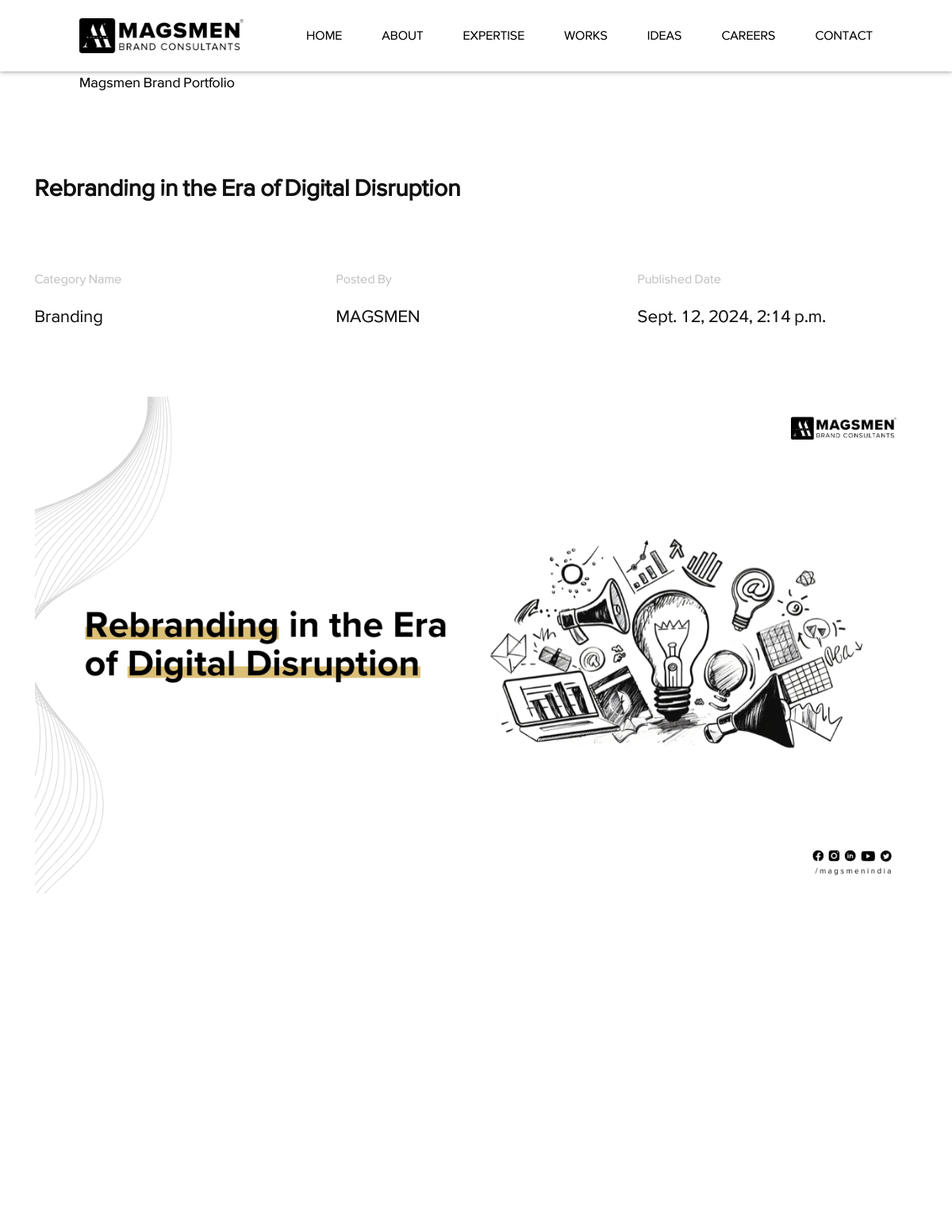
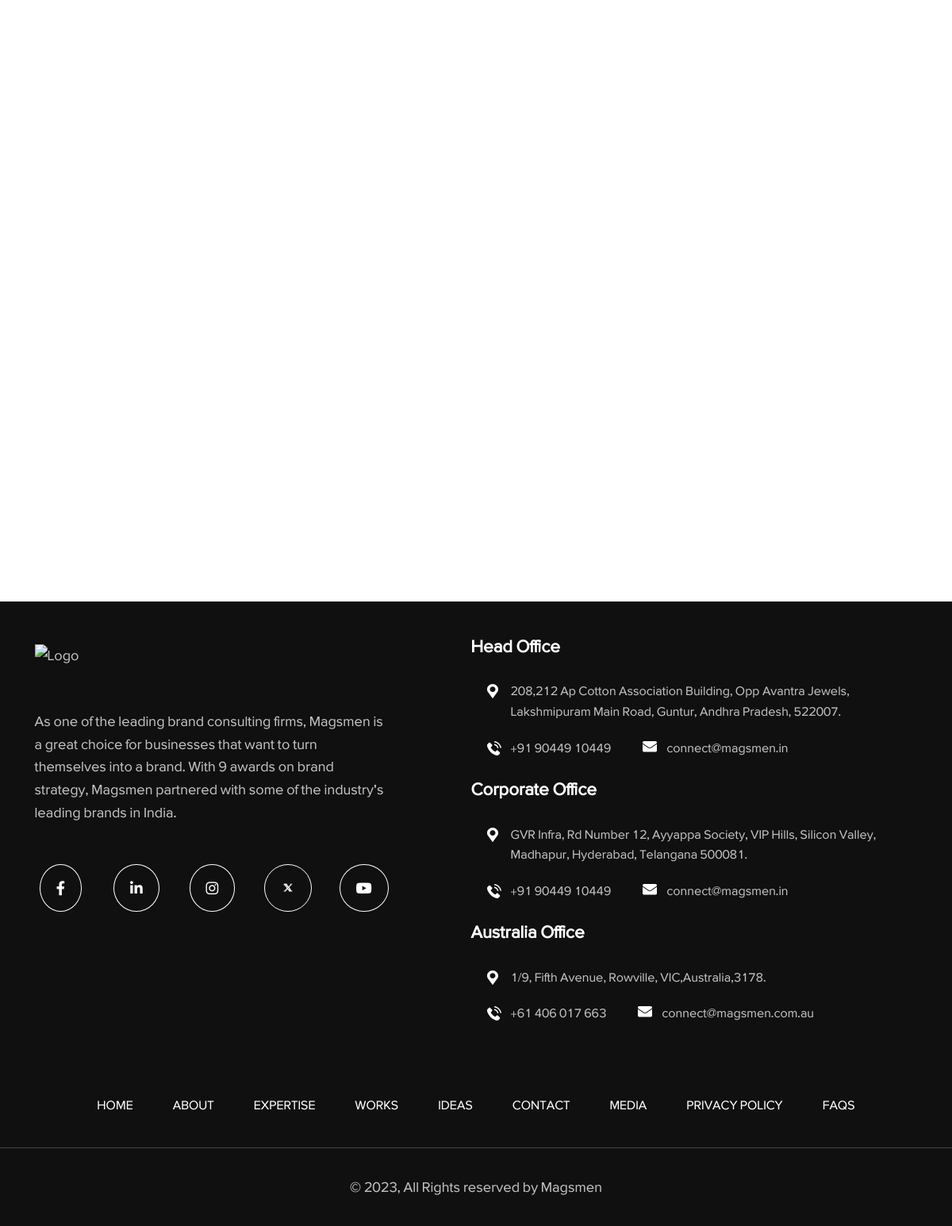
Page /blog-details/rebranding-in-the-era-of-digital-disruption on the committed database (2 pictures, top to bottom).
### app/models.py (models this page shows, shortened)
class BlogPost(models.Model):
    Id = models.AutoField(primary_key=True)
    Category = models.ForeignKey(Category,on_delete=models.CASCADE,related_name='categories')
    Title =  models.CharField(max_length=225,default="title")
    Description = models.CharField(max_length=2000,blank=True,null=True)
    Image1 = models.ImageField(upload_to='uploads/')
    Body = RichTextField(blank=True,null=True)
    Sluglink = models.CharField(max_length=200 ,blank=True,null=True)
    Tags = models.CharField(max_length=100 )
    CreatedName =  models.CharField(max_length=100)
    Create_at = models.DateTimeField(default=datetime.now)
    status = models.IntegerField(choices=STATUS, default=0)
    class Meta:
        ordering = ['-Create_at']

class Category(models.Model):
        Name = models.CharField(max_length=30,default="heading")
        Created = models.DateTimeField(default=datetime.now)
        def __str__(self):
            return self.Name
        class Meta:
            verbose_name ='Category'
            verbose_name_plural = 'Categories'

### app/views.py (the view)
# urls.py: path('blog-details/<str:slug>',blogdetails,name="blog-details"),
def blogdetails(request,slug):
    blogpost = BlogPost.objects.get(Sluglink=slug)
    return render(request, 'uifiles/blog-details.html',{'blogpost':blogpost})

### templates/uifiles/blog-details.html (shortened to what this page needs)
{% extends 'uifiles/base-two.html' %}
{% load static %}
{% block content %}
{% if blogpost %}
<div id="scrollsmoother-container">
    <div class="cs_height_219 cs_height_lg_120"></div>
    <div class="container">
        <div class="cs_section_heading cs_style_1">
            <div class="cs_section_heading_text">
                <h2 class="anim_word_writting blog-details-info-title sub-heading-text">
                 </h2>
            </div>
        </div>
    </div>
    <div class="cs_height_65 cs_height_lg_60"></div>
    <section>
        <div class="container">
            <div class="anim_div_ShowZoom">
                <div class="cs_portfolio_details ">
                    <div class="col-lg-6 blog-details-dynamic-info">
                        <div class="row">
                            <div class="col-md-4 blog-header-parts">
                                <div class="cs_text_style_1">
                                    <p class="cs_headed_text">Category Name</p>
                                    <h6 class="cs_title_text">{{blogpost.Category}}</h6>
                                </div>
                            </div>
                            <div class="col-md-4 blog-header-parts">
                                <div class="cs_text_style_1">
                                    <p class="cs_headed_text">Posted By</p>
                                    <h6 class="cs_title_text">{{blogpost.CreatedName}}</h6>
                                </div>
                            </div>
                            <div class="col-md-4 blog-header-parts">
                                <div class="cs_text_style_1">
                                    <p class="cs_headed_text">Published Date</p>
                                    <h6 class="cs_title_text">{{blogpost.Create_at}}</h6>
                                </div>
                            </div>
                        </div>
                    </div>
                </div>
            </div>
        </div>
    </section>
    <div class="cs_height_65 cs_height_lg_60"></div>
    <section>
        <div class="container">
            <div class="cs_portfolio_details">
                <div class="reveal">
                    <img src="{{blogpost.Image1.url}}" alt="blog_detals_banner" />
                </div>
                <div class="cs_height_100 cs_height_lg_60"></div>
            </div>
        </div>
    </section>
    {% endif %}
{% endblock %}

### rows in the picture
BlogPost: Category "Branding", CreatedName "MAGSMEN", Create_at "Sept. 12, 2024, 2:14 p.m.", Image1 (picture)
